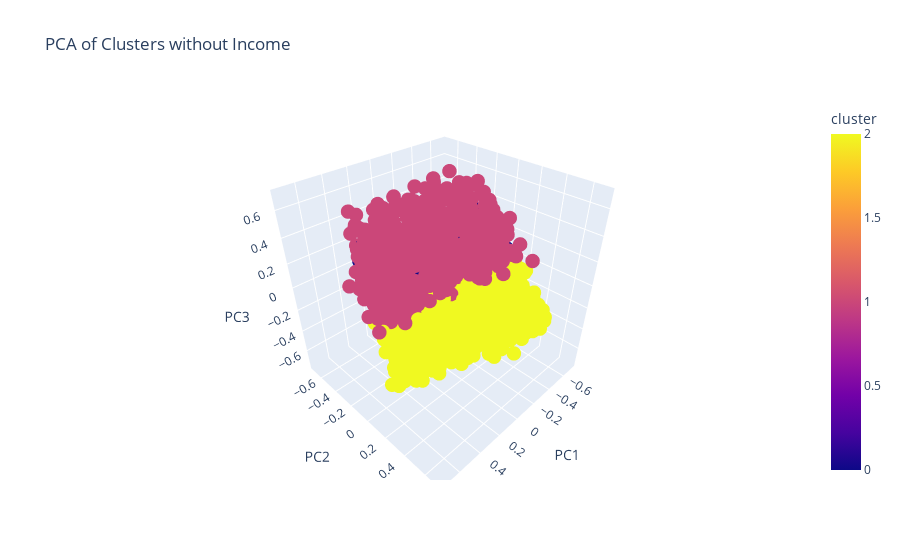

The cell this chart's notebook holds for it:
### Markdown cell above
### Завдання 4
Давайте проаналізуємо "навантаження" (**loadings**) для трьох головних компонент після вилучення ознаки `Income`. Це допоможе нам зрозуміти, як змінилася важливість інших ознак для кожної головної компоненти, коли одна з ключових характеристик (`Income`) була вилучена.

#### Кроки для проведення аналізу і ваше завдання:

1. Видаліть ознаку `Income` з нашого набору даних `X` і повторно виконайте PCA (метод головних компонент) для отримання нових "навантажень".

2. Обчисліть нові "навантаження" для трьох головних компонент на наборі даних без `Income`

3. Проаналізуйте, які ознаки мають найбільший вплив на кожну головну компоненту після вилучення `Income`.

4. Перегляньте, наскільки кожна з головних компонент пояснює дисперсію в даних без ознаки `Income`.

### Code cell
X_wo_income = X_short_scaled.drop('Income', axis=1)
X_wo_income = X_wo_income.drop('cluster', axis=1)

X_wo_income = X_wo_income.reset_index(drop=True)
pca_short = PCA(n_components=3)

X_wo_income_pca = pca_short.fit_transform(X_wo_income)
X_wo_income_pca = pd.DataFrame(X_wo_income_pca, columns=['PC1', 'PC2', 'PC3'])
X_wo_income_pca['cluster'] = X_short_scaled['cluster']

score2 = silhouette_score(X_wo_income, kmean.labels_)
print(f'Silhouette Score without Income: {score2:.4}')

fig = px.scatter_3d(X_wo_income_pca, x='PC1', y='PC2', z='PC3', color='cluster', title='PCA of Clusters without Income')
fig.update_traces(marker=dict(size=5))
fig.show()

plt.figure(figsize=(20, 6)) 
plt.subplot(131)
sns.scatterplot(data=X_wo_income_pca, x='PC1', y='PC2', hue='cluster', palette='colorblind')
plt.title('PCA Clustering 1+2')
plt.subplot(132)
sns.scatterplot(data=X_wo_income_pca, x='PC1', y='PC3', hue='cluster', palette='colorblind')
plt.title('PCA Clustering 1+3')
plt.subplot(133)
sns.scatterplot(data=X_wo_income_pca, x='PC2', y='PC3', hue='cluster', palette='colorblind')
plt.title('PCA Clustering 2+3')
plt.show()

### Figure 1 — Plotly figure (JSON) as saved in the notebook; plotly's stock layout.template omitted (floating-point values rounded to 4 significant figures; data arrays with more than 128 entries replaced by an {"elided": "..."} marker saying what was removed)
{"data": [{"hovertemplate": "PC1=%{x}<br>PC2=%{y}<br>PC3=%{z}<br>cluster=%{marker.color}<extra></extra>", "legendgroup": "", "marker": {"color": {"elided": "2239 int values"}, "coloraxis": "coloraxis", "size": 5, "symbol": "circle"}, "mode": "markers", "name": "", "scene": "scene", "showlegend": false, "type": "scatter3d", "x": {"elided": "2239 float values"}, "y": {"elided": "2239 float values"}, "z": {"elided": "2239 float values"}}], "layout": {"coloraxis": {"colorbar": {"title": {"text": "cluster"}}, "colorscale": [[0, "#0d0887"], [0.1111, "#46039f"], [0.2222, "#7201a8"], [0.3333, "#9c179e"], [0.4444, "#bd3786"], [0.5556, "#d8576b"], [0.6667, "#ed7953"], [0.7778, "#fb9f3a"], [0.8889, "#fdca26"], [1, "#f0f921"]]}, "legend": {"tracegroupgap": 0}, "scene": {"domain": {"x": [0, 1], "y": [0, 1]}, "xaxis": {"title": {"text": "PC1"}}, "yaxis": {"title": {"text": "PC2"}}, "zaxis": {"title": {"text": "PC3"}}}, "title": {"text": "PCA of Clusters without Income"}}}
